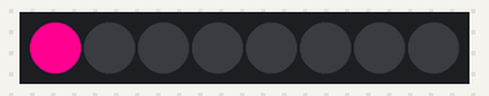
A sketch run on a simulated Arduino Uno, built for the host (arithmetic inside an expression is 32-bit, double 64-bit). On the bench: 8 RGB LEDs in strip order, left to right.

Above: at 0.06 s.
At 10.17 s:
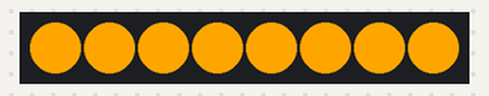
At 19.72 s:
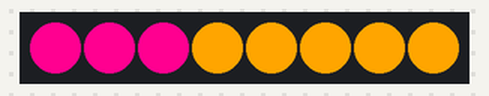
At 29.51 s:
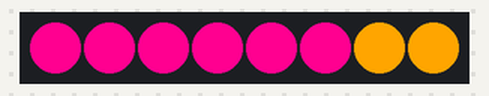
At 39.52 s:
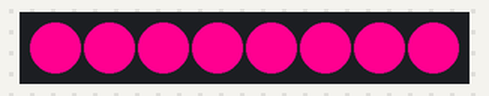
Timing chart, 0 to 40.0 s (numbered marks = the images above):
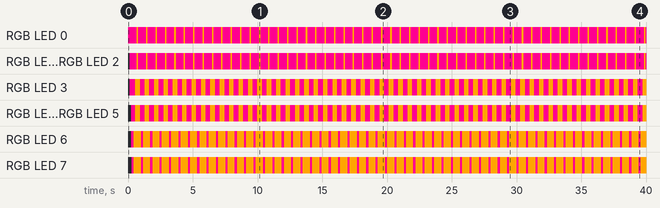

The sketch:

ws2812b_for_loop.ino
```cpp
#include <FastLED.h>
#define LED_PIN     8
#define NUM_LEDS    8
CRGB leds[NUM_LEDS];
void setup() {
  FastLED.addLeds<WS2812, LED_PIN, GRB>(leds, NUM_LEDS);
}
void loop() {
  for (int i = 0; i <= 8; i++) {
    leds[i] = CRGB ( 255, 0, 144);
    FastLED.show();
    delay(40);
  }
  for (int i = 8; i >= 0; i--) {
    leds[i] = CRGB (  255, 165, 0);
    FastLED.show();
    delay(40);
  }
}
```

Measured:
- by itself, RGB LED 0–2: alternates RGB(255, 165, 0) for 0.12 s and RGB(255, 0, 144) for 0.60 s
- by itself, RGB LED 3–5: alternates RGB(255, 165, 0) for 0.36 s and RGB(255, 0, 144) for 0.36 s
- by itself, RGB LED 6, RGB LED 7: alternates RGB(255, 165, 0) for 0.56 s and RGB(255, 0, 144) for 0.16 s
